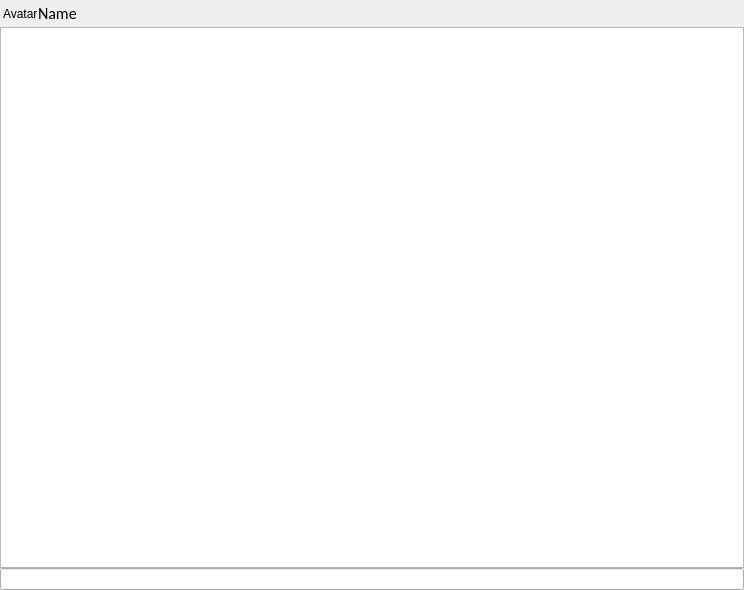
<?xml version="1.0" encoding="UTF-8"?>
<ui version="4.0">
 <class>ChatWidget</class>
 <widget class="QWidget" name="ChatWidget">
  <property name="geometry">
   <rect>
    <x>0</x>
    <y>0</y>
    <width>744</width>
    <height>590</height>
   </rect>
  </property>
  <property name="windowTitle">
   <string>Form</string>
  </property>
  <layout class="QVBoxLayout" name="verticalLayout">
   <property name="spacing">
    <number>0</number>
   </property>
   <property name="leftMargin">
    <number>0</number>
   </property>
   <property name="topMargin">
    <number>0</number>
   </property>
   <property name="rightMargin">
    <number>0</number>
   </property>
   <property name="bottomMargin">
    <number>0</number>
   </property>
   <item>
    <layout class="QHBoxLayout" name="horizontalLayout_2" stretch="0,0,0">
     <property name="leftMargin">
      <number>3</number>
     </property>
     <property name="topMargin">
      <number>3</number>
     </property>
     <property name="rightMargin">
      <number>0</number>
     </property>
     <property name="bottomMargin">
      <number>3</number>
     </property>
     <item>
      <widget class="QLabel" name="avatarLabel">
       <property name="sizePolicy">
        <sizepolicy hsizetype="Fixed" vsizetype="Fixed">
         <horstretch>0</horstretch>
         <verstretch>0</verstretch>
        </sizepolicy>
       </property>
       <property name="maximumSize">
        <size>
         <width>70</width>
         <height>70</height>
        </size>
       </property>
       <property name="text">
        <string>Avatar</string>
       </property>
      </widget>
     </item>
     <item>
      <widget class="QLabel" name="nameLabel">
       <property name="font">
        <font>
         <family>Calibri</family>
         <pointsize>12</pointsize>
         <bold>false</bold>
        </font>
       </property>
       <property name="layoutDirection">
        <enum>Qt::LeftToRight</enum>
       </property>
       <property name="text">
        <string notr="true">Name</string>
       </property>
       <property name="alignment">
        <set>Qt::AlignLeading|Qt::AlignLeft|Qt::AlignVCenter</set>
       </property>
       <property name="margin">
        <number>3</number>
       </property>
       <property name="indent">
        <number>-1</number>
       </property>
       <property name="textInteractionFlags">
        <set>Qt::NoTextInteraction</set>
       </property>
      </widget>
     </item>
     <item>
      <spacer name="horizontalSpacer">
       <property name="orientation">
        <enum>Qt::Horizontal</enum>
       </property>
       <property name="sizeHint" stdset="0">
        <size>
         <width>40</width>
         <height>20</height>
        </size>
       </property>
      </spacer>
     </item>
    </layout>
   </item>
   <item>
    <widget class="QListWidget" name="chatView">
     <property name="sizePolicy">
      <sizepolicy hsizetype="Expanding" vsizetype="Expanding">
       <horstretch>0</horstretch>
       <verstretch>10</verstretch>
      </sizepolicy>
     </property>
    </widget>
   </item>
   <item>
    <layout class="QHBoxLayout" name="horizontalLayout">
     <property name="spacing">
      <number>0</number>
     </property>
     <property name="leftMargin">
      <number>0</number>
     </property>
     <property name="topMargin">
      <number>0</number>
     </property>
     <property name="rightMargin">
      <number>0</number>
     </property>
     <property name="bottomMargin">
      <number>0</number>
     </property>
     <item>
      <widget class="QLineEdit" name="chatInput"/>
     </item>
    </layout>
   </item>
  </layout>
 </widget>
 <resources/>
 <connections/>
</ui>
